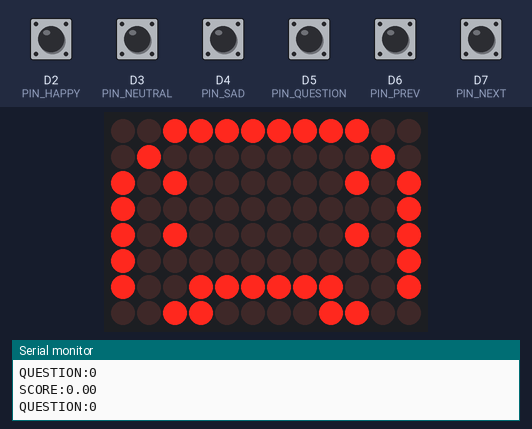
This sketch was run on a simulated Arduino Uno R4 WiFi. Parts: 12×8 LED matrix, the last lines printed to the serial monitor. Inputs (shaded band) come from the test bench; at power-on: D2 (PIN_HAPPY), D3 (PIN_NEUTRAL), D4 (PIN_SAD), D5 (PIN_QUESTION), D6 (PIN_PREV), D7 (PIN_NEXT) HIGH.

Above: at 3.2 s.
3.3 s: D2 (PIN_HAPPY) pulled LOW for 0.15 s
At 4.7 s:
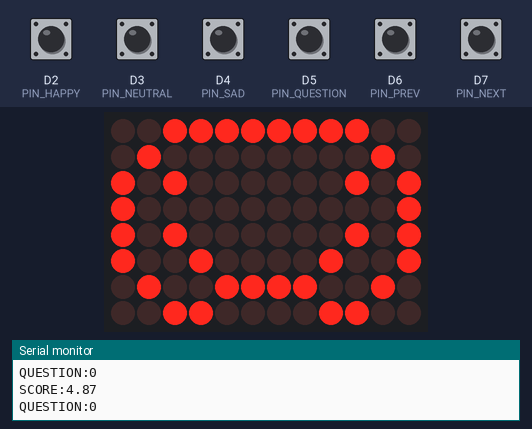
5.4 s: D4 (PIN_SAD) pulled LOW for 0.15 s
At 8.1 s:
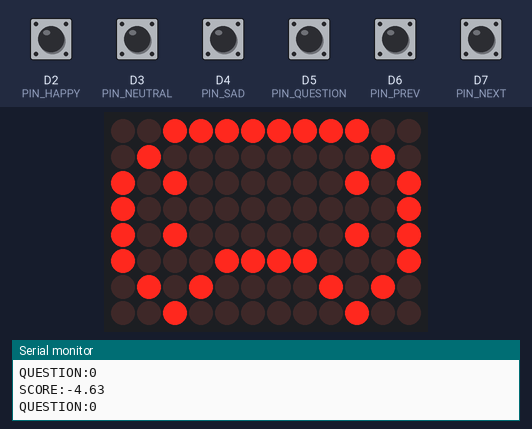
8.5 s: D3 (PIN_NEUTRAL) pulled LOW for 0.15 s
At 11.1 s:
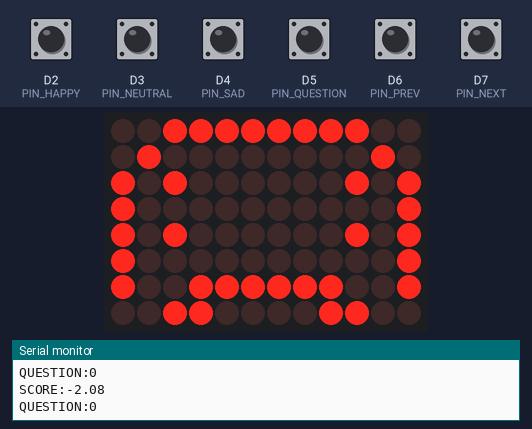
11.4 s: D5 (PIN_QUESTION) pulled LOW for 0.15 s
13.0 s: D5 (PIN_QUESTION) pulled LOW for 1 s
At 14.4 s:
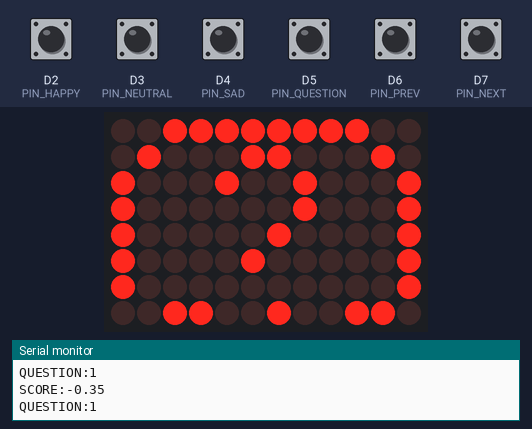
15.5 s: D6 (PIN_PREV) pulled LOW for 0.15 s
Timing chart, 0 to 18.5 s (numbered marks = the images above; inputs shaded):
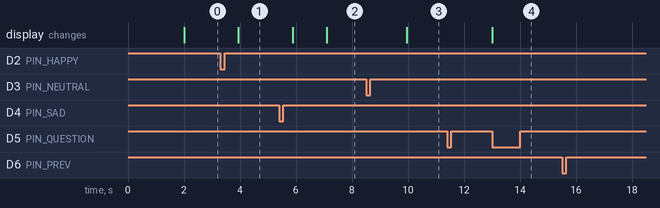

The sketch:

ClassroomMoodTest2.ino
```cpp
/*
  Classroom Mood Monitor — 4 Student Test
  ========================================
  D2 = Happy (+10)
  D3 = Neutral (0)
  D4 = Sad (-10)
  D5 = Question mark
  D6 = Prev student
  D7 = Next student

  Output: LED matrix shows smiley/neutral/sad face based on class mood.
  Serial Monitor shows full status every second.
*/

#include "Arduino_LED_Matrix.h"
ArduinoLEDMatrix matrix;

const int PIN_HAPPY    = 2;
const int PIN_NEUTRAL  = 3;
const int PIN_SAD      = 4;
const int PIN_QUESTION = 5;
const int PIN_PREV     = 6;
const int PIN_NEXT     = 7;
const int NUM_PINS     = 6;
const int ALL_PINS[]   = { PIN_HAPPY, PIN_NEUTRAL, PIN_SAD, PIN_QUESTION, PIN_PREV, PIN_NEXT };

const int   TOTAL_STUDENTS        = 4;
const int   QUESTION_THRESHOLD    = 2;
const unsigned long QUESTION_WINDOW_MS = 10000UL;
const float SMOOTHING             = 0.05f;
const unsigned long UPDATE_MS     = 100;

int   currentStudent   = 1;
float smoothedScore    = 0.0f;
float targetScore      = 0.0f;
bool  questionActive   = false;

float         studentVote[5];
unsigned long lastVoteTime[5];
unsigned long questionPressLog[4];
int           questionPressCount = 0;

bool          lastPinState[NUM_PINS];
unsigned long lastUpdateTime = 0;

byte happy[8][12] = {
  {0,0,1,1,1,1,1,1,1,1,0,0},
  {0,1,0,0,0,0,0,0,0,0,1,0},
  {1,0,1,0,0,0,0,0,0,1,0,1},
  {1,0,0,0,0,0,0,0,0,0,0,1},
  {1,0,1,0,0,0,0,0,0,1,0,1},
  {1,0,0,1,0,0,0,0,1,0,0,1},
  {0,1,0,0,1,1,1,1,0,0,1,0},
  {0,0,1,1,0,0,0,0,1,1,0,0}
};

byte neutral[8][12] = {
  {0,0,1,1,1,1,1,1,1,1,0,0},
  {0,1,0,0,0,0,0,0,0,0,1,0},
  {1,0,1,0,0,0,0,0,0,1,0,1},
  {1,0,0,0,0,0,0,0,0,0,0,1},
  {1,0,1,0,0,0,0,0,0,1,0,1},
  {1,0,0,0,0,0,0,0,0,0,0,1},
  {1,0,0,1,1,1,1,1,1,0,0,1},
  {0,0,1,1,0,0,0,0,1,1,0,0}
};

byte sad[8][12] = {
  {0,0,1,1,1,1,1,1,1,1,0,0},
  {0,1,0,0,0,0,0,0,0,0,1,0},
  {1,0,1,0,0,0,0,0,0,1,0,1},
  {1,0,0,0,0,0,0,0,0,0,0,1},
  {1,0,1,0,0,0,0,0,0,1,0,1},
  {1,0,0,0,1,1,1,1,0,0,0,1},
  {0,1,0,1,0,0,0,0,1,0,1,0},
  {0,0,1,0,0,0,0,0,0,1,0,0}
};

byte question[8][12] = {
  {0,0,1,1,1,1,1,1,1,1,0,0},
  {0,1,0,0,0,1,1,0,0,0,1,0},
  {1,0,0,0,1,0,0,1,0,0,0,1},
  {1,0,0,0,0,0,0,1,0,0,0,1},
  {1,0,0,0,0,0,1,0,0,0,0,1},
  {1,0,0,0,0,1,0,0,0,0,0,1},
  {1,0,0,0,0,0,0,0,0,0,0,1},
  {0,0,1,1,0,0,1,0,0,1,1,0}
};

void showFace(float score) {
  if (questionActive) {
    matrix.renderBitmap(question, 8, 12);
  } else if (score > 3) {
    matrix.renderBitmap(happy, 8, 12);
  } else if (score < -3) {
    matrix.renderBitmap(sad, 8, 12);
  } else {
    matrix.renderBitmap(neutral, 8, 12);
  }
}

float recalcTargetScore() {
  float sum = 0.0f;
  int count = 0;
  for (int i = 1; i <= TOTAL_STUDENTS; i++) {
    if (lastVoteTime[i] > 0) {
      sum += studentVote[i];
      count++;
    }
  }
  return count == 0 ? 0.0f : sum / count;
}

void recordVote(int student, float mood) {
  studentVote[student]  = mood;
  lastVoteTime[student] = millis();
  Serial.print("Student "); Serial.print(student);
  Serial.print(" voted: "); Serial.println(mood);
}

void recordQuestion() {
  unsigned long now = millis();

  // Clear out expired presses first
  int fresh = 0;
  for (int i = 0; i < questionPressCount; i++) {
    if (now - questionPressLog[i] <= QUESTION_WINDOW_MS) {
      questionPressLog[fresh++] = questionPressLog[i];
    }
  }
  questionPressCount = fresh;

  if (questionPressCount < TOTAL_STUDENTS) {
    questionPressLog[questionPressCount++] = now;
  }
  int recent = 0;
  for (int i = 0; i < questionPressCount; i++) {
    if (now - questionPressLog[i] <= QUESTION_WINDOW_MS) recent++;
  }
  questionActive = (recent >= QUESTION_THRESHOLD);
  Serial.print("Question presses in window: "); Serial.print(recent);
  Serial.println(questionActive ? " - ACTIVE" : " - inactive");
}

void handleButtonPress(int pin) {
  if      (pin == PIN_HAPPY)    { Serial.println("Button: HAPPY");    recordVote(currentStudent,  10.0f); }
  else if (pin == PIN_NEUTRAL)  { Serial.println("Button: NEUTRAL");  recordVote(currentStudent,   0.0f); }
  else if (pin == PIN_SAD)      { Serial.println("Button: SAD");      recordVote(currentStudent, -10.0f); }
  else if (pin == PIN_QUESTION) { Serial.println("Button: QUESTION"); recordQuestion(); }
  else if (pin == PIN_PREV) {
    currentStudent--;
    if (currentStudent < 1) currentStudent = TOTAL_STUDENTS;
    Serial.print("Student -> "); Serial.println(currentStudent);
  }
  else if (pin == PIN_NEXT) {
    currentStudent++;
    if (currentStudent > TOTAL_STUDENTS) currentStudent = 1;
    Serial.print("Student -> "); Serial.println(currentStudent);
  }
}

void setup() {
  Serial.begin(9600);
  delay(2000);

  matrix.begin();

  for (int i = 0; i < NUM_PINS; i++) {
    pinMode(ALL_PINS[i], INPUT_PULLUP);
    lastPinState[i] = HIGH;
  }
  for (int i = 0; i <= TOTAL_STUDENTS; i++) {
    studentVote[i]  = 0.0f;
    lastVoteTime[i] = 0;
  }

  showFace(0);
  Serial.println("=== Classroom Mood Monitor Ready ===");
  Serial.println("D2=Happy D3=Neutral D4=Sad D5=? D6=Prev D7=Next");
  Serial.println("====================================");
}

void loop() {
  unsigned long now = millis();

  for (int i = 0; i < NUM_PINS; i++) {
    bool reading = digitalRead(ALL_PINS[i]);
    if (reading != lastPinState[i]) {
      lastPinState[i] = reading;
      if (reading == LOW) {
        handleButtonPress(ALL_PINS[i]);
      }
    }
  }

  if (now - lastUpdateTime >= UPDATE_MS) {
    lastUpdateTime = now;

    targetScore   = recalcTargetScore();
    smoothedScore += (targetScore - smoothedScore) * SMOOTHING;

    if (questionActive) {
      int recent = 0;
      for (int i = 0; i < questionPressCount; i++) {
        if (now - questionPressLog[i] <= QUESTION_WINDOW_MS) recent++;
      }
      if (recent < QUESTION_THRESHOLD) questionActive = false;
    }

    showFace(smoothedScore);

    static unsigned long lastPrint = 0;
    if (now - lastPrint >= 500) {
      lastPrint = now;
      Serial.print("SCORE:"); Serial.println(smoothedScore, 2);
      Serial.print("QUESTION:"); Serial.println(questionActive ? 1 : 0);
    }
  }

  delay(5);
}
```

Measured:
- after the input at 3.3 s, the display: changes after 0.64 s (image 1)
- after the input at 5.4 s, the display: first changes after 0.48 s (image 2 shows a later state)
- after the input at 8.5 s, the display: changes after 1.5 s (image 3)
- after the input at 13.0 s, the display: changes at once (image 4)
